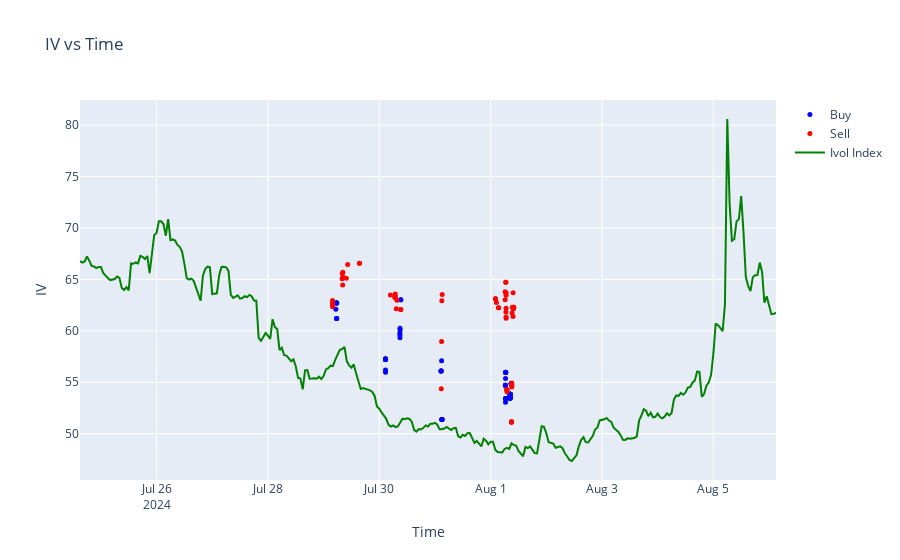

The code cell stored with this chart in its notebook:
### Code cell
import plotly.graph_objects as go

# Create separate traces for buy and sell
buy_trace = go.Scatter(x=df[df['direction'] == ' buy']['time'], y=df[df['direction'] == ' buy']['iv'],
                       mode='markers', marker=dict(color='blue', size=5), name='Buy')
sell_trace = go.Scatter(x=df[df['direction'] == ' sell']['time'], y=df[df['direction'] == ' sell']['iv'],
                        mode='markers', marker=dict(color='red', size=5), name='Sell')
# Line trace for ivol data
line_trace = go.Scatter(
    x=df_ivol_index['time'],
    y=df_ivol_index['ivol_index'],
    mode='lines',
    line=dict(color='green'),
    name='Ivol Index'
)

# Create figure with both traces
fig = go.Figure([buy_trace, sell_trace,line_trace])

# Update layout
fig.update_layout(title='IV vs Time',
                  xaxis_title='Time',
                  yaxis_title='IV')

# Show plot
fig.show()
